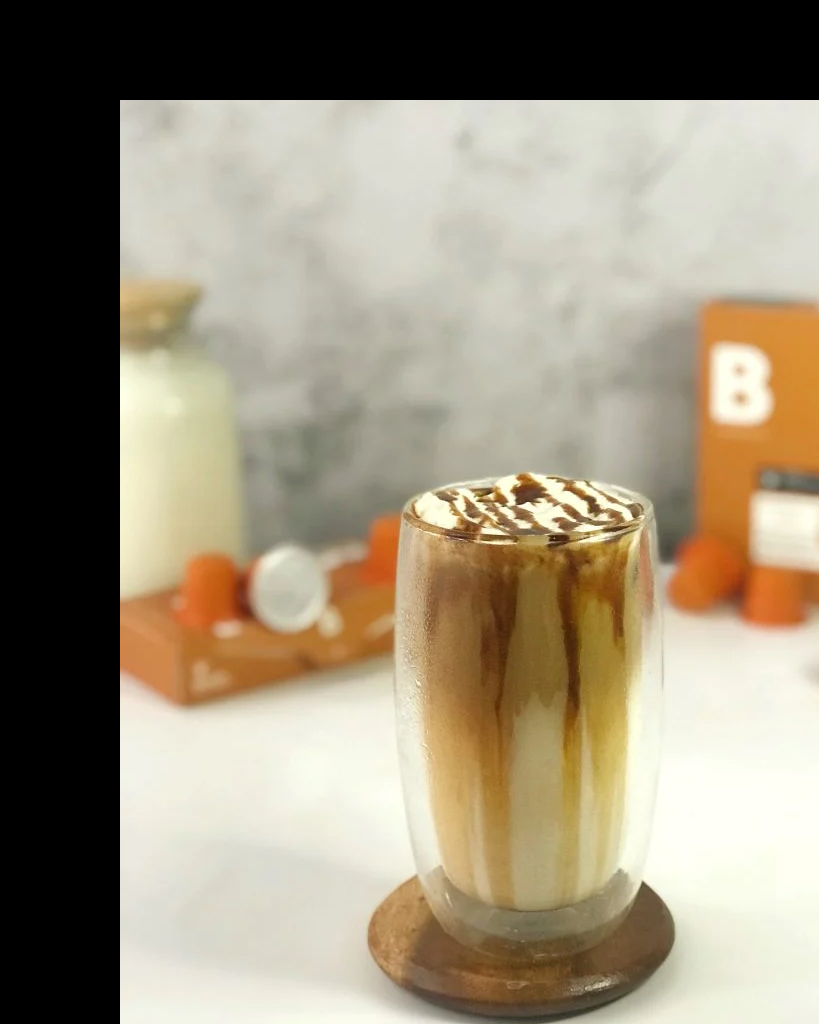
#> input picture pages/haha.png, 819 x 1024 px
$ jupyter execute Activity_3.2.ipynb
#> lines starting #> are read from the running program, lines starting #| are printed output that depends on the picture
[cell 1]
#Group_5
#Car Torres
#Margaux Oriana Gasis
#Thea Kaith Franchjette Selerio
import numpy as np
import cv2
import matplotlib.pyplot as plt

[cell 2]
def translation(img, tx, ty):
    rows, cols = img.shape[:2]
    m_translation_ =np.float32([[1,0, tx],
                        [0,1 , ty],
                        [0,0,1]])

    translated_img_= cv2.warpPerspective(img,m_translation_,(cols, rows))
    return translated_img_

[cell 3]
def rotation(img, rotx):

    angle =np.radians(10)
    rows, cols = img.shape[:2]
    m_rotation_=np.float32([[np.cos(angle), -(np.sin(angle)), 0],
                        [np.sin(angle), np.cos(angle),0],
                        [0,0,1]])

    m_rotation_=cv2.getRotationMatrix2D((cols/2,rows/2), rotx, 1)
    rotated_img_ = cv2.warpAffine(img,m_rotation_,(cols,rows))
    return rotated_img_

[cell 4]
def scaling_img(img, scaleX, scaleY):
    rows, cols = img.shape[:2]
    m_scaling_=np.float32([[scaleX ,0 ,0],
                       [0, scaleY ,0],
                       [0,0,1]])
    scaled_img_ =cv2.warpPerspective(img,m_scaling_,(cols*2,rows*2))
    return scaled_img_

[cell 5]
def reflection_v(img):
    rows, cols = img.shape[:2]
    m_reflection_ =np.float32([[1,0,0],
                          [0,-1, rows],
                          [0,0,1]])
    reflected_img_ =cv2.warpPerspective(img,m_reflection_,(int(cols),int (rows)))
    return reflected_img_

[cell 6]
def reflection_h(img):
    rows, cols = img.shape[:2]
    m_reflection_ =np.float32([[-1, 0, cols],
                          [0, 1, 0],
                          [0, 0, 1]])
    reflected_img_ =cv2.warpPerspective(img,m_reflection_,(int(cols),int (rows)))
    return reflected_img_

[cell 7]
def shear_X(img, shearX):
    rows, cols = img.shape[:2]
    m_shearing_x=np.float32([[1, shearX ,0],
                         [0,1,0],
                         [0,0,1]])

    sheared_img_x = cv2.warpPerspective(img, m_shearing_x,(int(cols*1.5),int(rows*1.5)))

    return sheared_img_x

[cell 8]
def shear_Y(img, shearY):
    rows, cols = img.shape[:2]
    m_shearing_x=np.float32([[1, 0 ,0],
                         [ shearY , 1 ,0],
                         [0, 0, 1]])

    sheared_img_x = cv2.warpPerspective(img, m_shearing_x,(int(cols*1.5),int(rows*1.5)))

    return sheared_img_x

[cell 9]
def main():

    #The following lines takes user input for shifting X, Y, and rotation directions, shear value(skew) whether it be to the right or left.
    tx = int(input("Enter the value to shift in X-axis: "))
    ty = int(input("Enter the value to shift in Y-axis: "))
    rotx = int(input("Enter value to rotate the image in degrees: "))
    scaleX = int(input("Enter the value to scale in X-Axis: "))
    scaleY = int(input("Enter the value to scale in Y-Axis: "))
    shearX = float(input("Enter the value to shear in X-Axis: "))
    shearY = float(input("Enter the value to shear in Y-Axis: "))

[cell 10]
for i in range(1, 6): # For loop to read a specific number of images to apply the transformations on.
        img_path = f"haha.png"
        img = cv2.imread(img_path)
#> img is the input picture: shape (1024, 819, 3); mean B, G, R 122.7, 143, 153.8
        cv2.cvtColor(img, cv2.COLOR_BGR2RGB)

        #The following lines calls each of the functions for specific transformations of the images.
        translated_img_ = translation(img, tx=int(input("Enter the value to shift in X-axis: ")) , ty=int(input("Enter the value to shift in Y-axis: ")))
#> the answer given: 3
#> the answer given: 3
        rotated_img_ = rotation(img, rotx=int(input("Enter value to rotate the image in degrees: ")))
#> the answer given: 3
#> in rotation, `rotated_img_ = cv2.warpAffine(img,m_rotation_,(cols,rows))`:
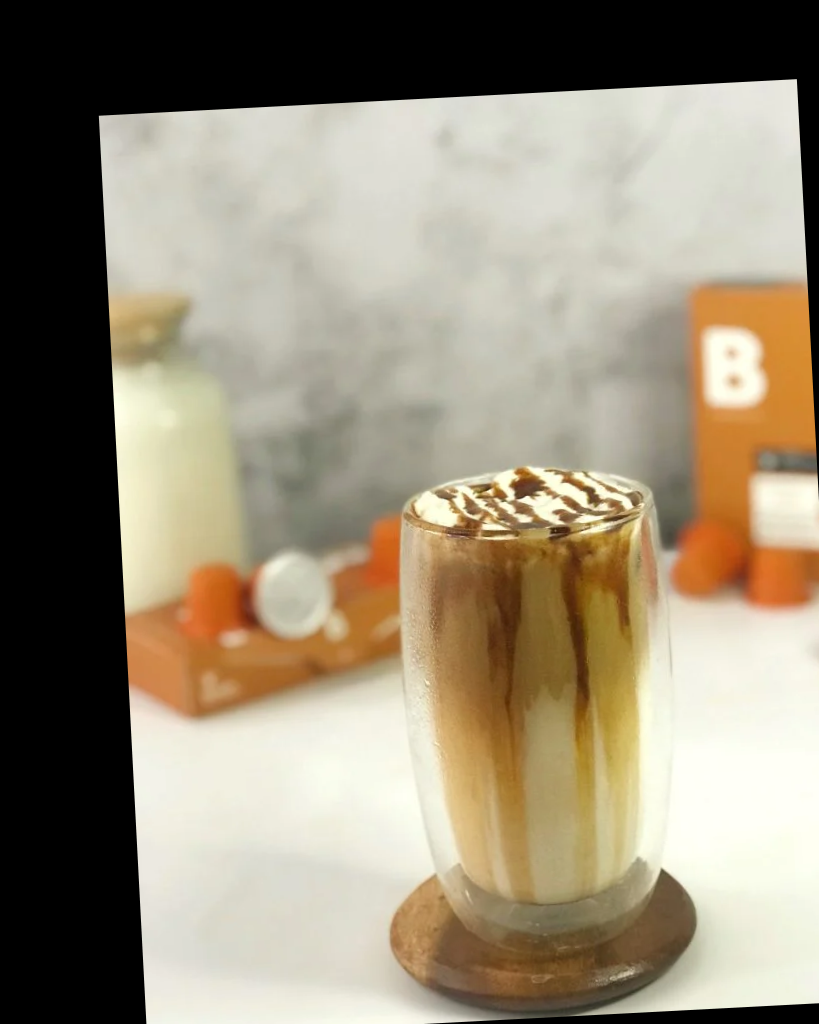
#> rotated_img_: shape (1024, 819, 3); mean B, G, R 120.3, 140.5, 151.3
        scaled_img_ = scaling_img(img,  scaleX = int(input("Enter the value to scale in X-Axis: ")), scaleY = int(input("Enter the value to scale in Y-Axis: ")))
#> the answer given: 3
#> the answer given: 3
#> in scaling_img, `scaled_img_ =cv2.warpPerspective(img,m_scaling_,(cols*2,rows*2))`:
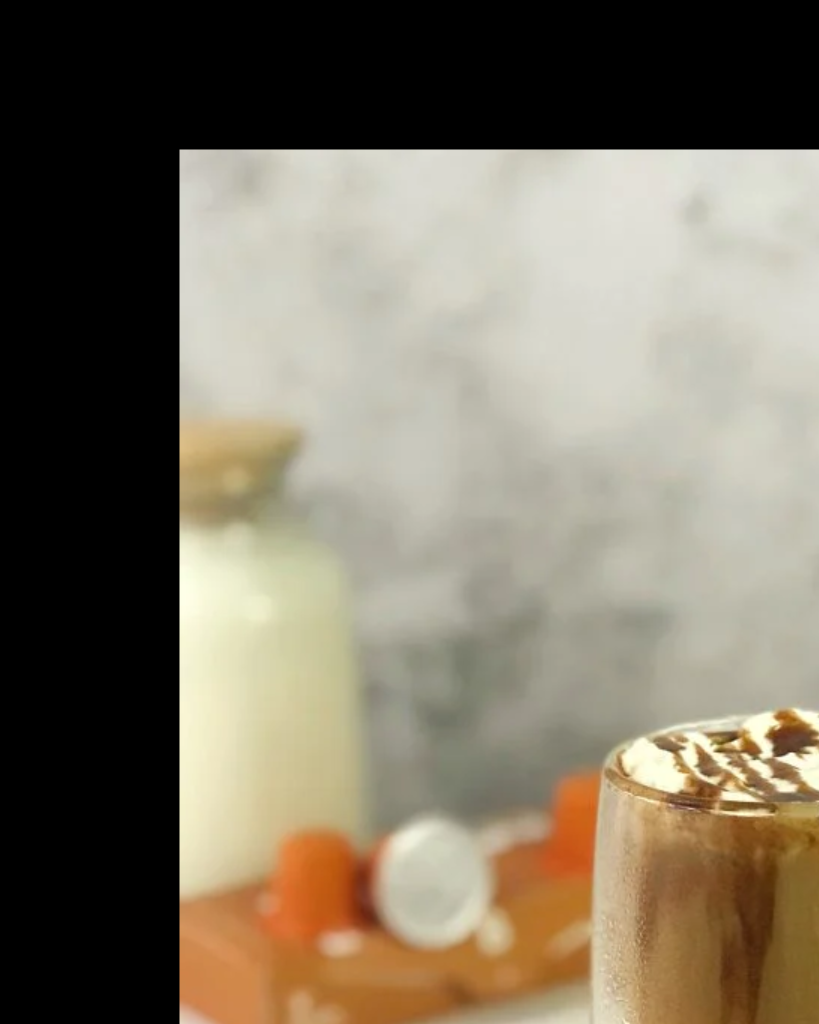
#> scaled_img_: shape (2048, 1638, 3) (shown at 1/2 size); mean B, G, R 100.4, 117.4, 126.4
        reflected_h = reflection_h(img)
#> in reflection_h, `reflected_img_ =cv2.warpPerspective(img,m_reflection_,(int(cols),int (..`:
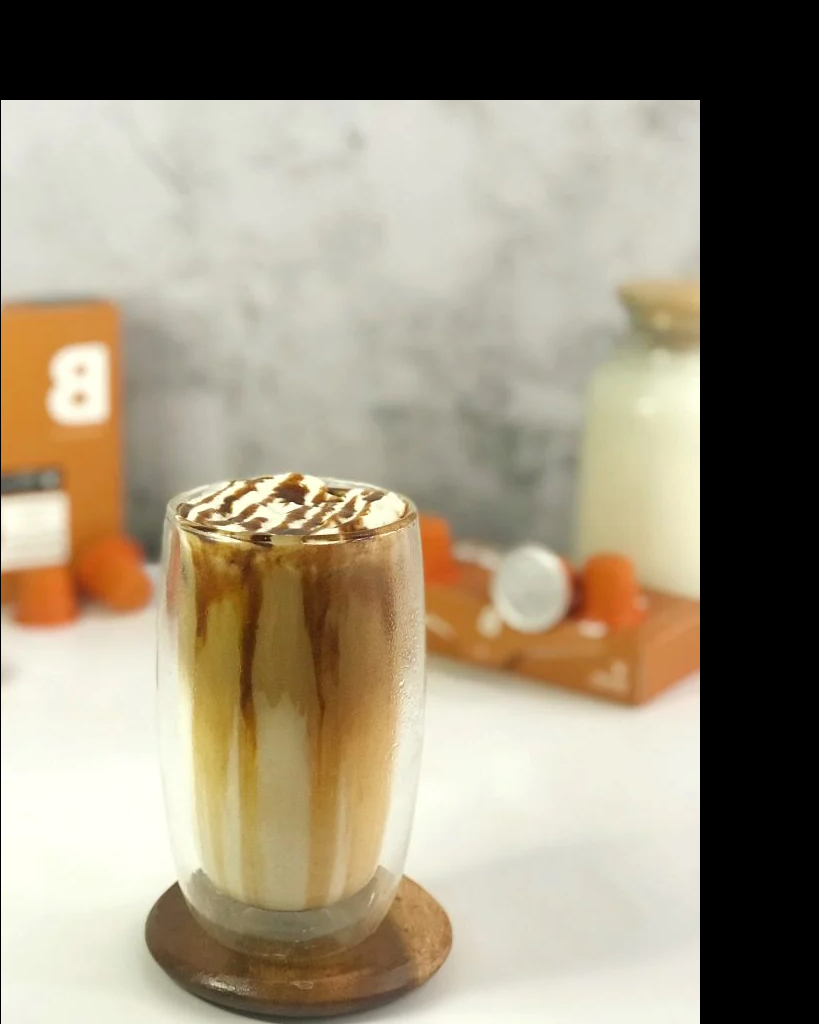
#> reflected_img_: shape (1024, 819, 3); mean B, G, R 122.7, 143, 153.8
        reflected_v = reflection_v(img)
#> in reflection_v, `reflected_img_ =cv2.warpPerspective(img,m_reflection_,(int(cols),int (..`:
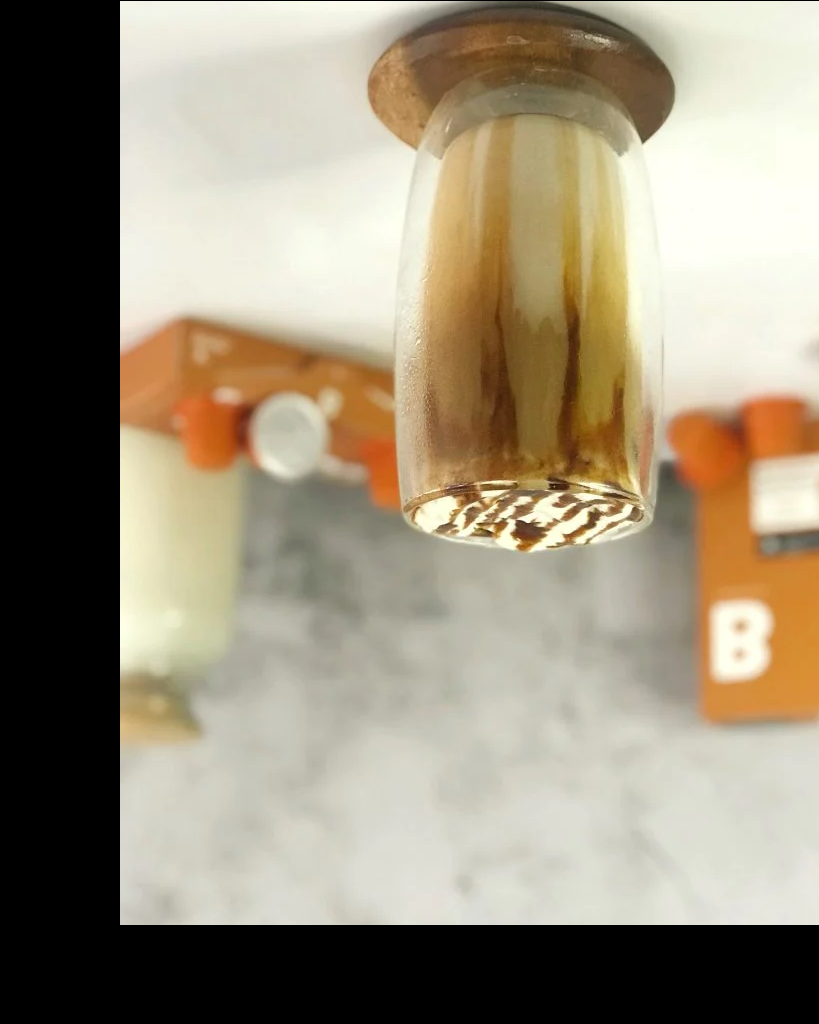
#> reflected_img_: shape (1024, 819, 3); mean B, G, R 122.7, 143, 153.8
        sheared_img_x = shear_X(img,  shearX = float(input("Enter the value to shear in X-Axis: ")))
#> the answer given: 3
#> in shear_X, `sheared_img_x = cv2.warpPerspective(img, m_shearing_x,(int(cols*1.5),i..`:
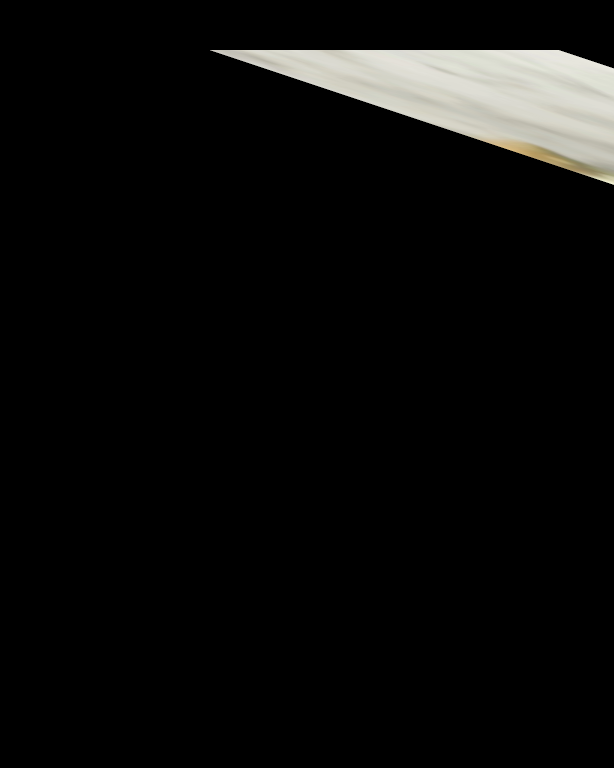
#> sheared_img_x: shape (1536, 1228, 3) (shown at 1/2 size); mean B, G, R 11.1, 11.9, 12
        sheared_img_y = shear_Y(img, shearY = float(input("Enter the value to shear in Y-Axis: ")))


        fig, axs = plt.subplots(2, 4, figsize=(18, 14))
        fig = plt.gcf()
        fig.canvas.manager.set_window_title('OpenCV Transformations')

        axs[0, 0].imshow(img)
        axs[0, 0].set_title("Original Image")
        axs[0, 0].axis("off")

        axs[0, 1].imshow(translated_img_)
        axs[0, 1].set_title("Translated Image")
        axs[0, 1].axis("off")

        axs[0, 2].imshow(rotated_img_)
        axs[0, 2].set_title("Rotated Image")
        axs[0, 2].axis("off")

        axs[0, 3].imshow(scaled_img_)
        axs[0, 3].set_title("Scaled Image")
        axs[0, 3].axis("off")

        axs[1, 0].imshow(reflected_h)
        axs[1, 0].set_title("Reflected Image (Horizontal)")
        axs[1, 0].axis("off")

        axs[1, 1].imshow(reflected_v)
        axs[1, 1].set_title("Reflected Image (Vertical)")
        axs[1, 1].axis("off")

        axs[1, 2].imshow(sheared_img_x)
        axs[1, 2].set_title("Sheared Horizontally(X)")
        axs[1, 2].axis("off")

        axs[1, 3].imshow(sheared_img_y)
        axs[1, 3].set_title("Sheared Vertically(Y)")
        axs[1, 3].axis("off")

        plt.show() #This plots the figure specified above
